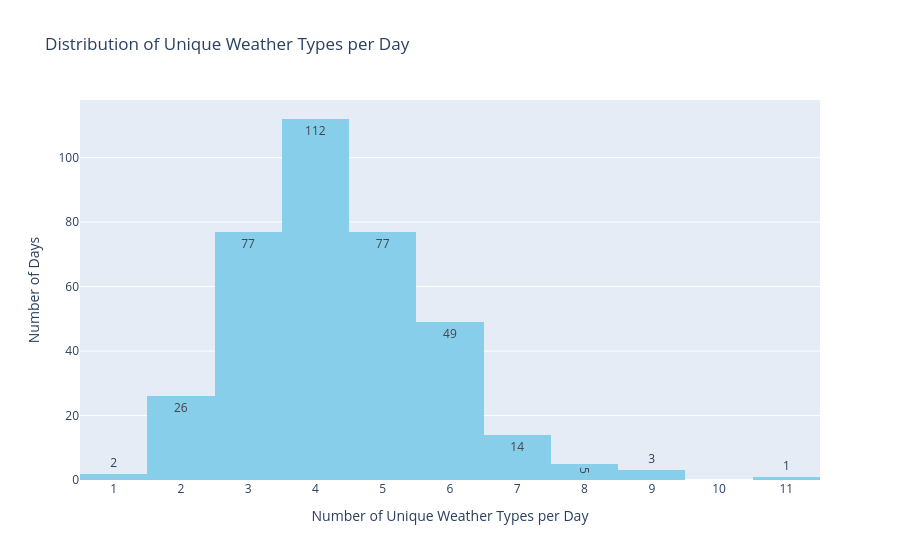

The cell this chart's notebook holds for it:
### Code cell
import plotly.express as px

# Liczba unikalnych typów pogody na każdy dzień
unique_weather_per_day = df.groupby('Day')['Weather'].nunique().reset_index(name='Unique_Weather')

# Histogram w Plotly
fig = px.histogram(
    unique_weather_per_day,
    x='Unique_Weather',
    nbins=unique_weather_per_day['Unique_Weather'].max(),
    title='Distribution of Unique Weather Types per Day',
    labels={'Unique_Weather': 'Number of Unique Weather Types per Day'},
    color_discrete_sequence=['skyblue'],
    text_auto=True
)

fig.update_layout(
    xaxis=dict(dtick=1),  # każda liczba na osi X
    yaxis_title='Number of Days'
)

fig.show()

### Figure 1 — Plotly figure (JSON) as saved in the notebook; plotly's stock layout.template omitted (floating-point values rounded to 4 significant figures; data arrays with more than 128 entries replaced by an {"elided": "..."} marker saying what was removed)
{"data": [{"alignmentgroup": "True", "bingroup": "x", "hovertemplate": "Number of Unique Weather Types per Day=%{x}<br>count=%{y}<extra></extra>", "legendgroup": "", "marker": {"color": "skyblue", "pattern": {"shape": ""}}, "name": "", "nbinsx": 11, "offsetgroup": "", "orientation": "v", "showlegend": false, "texttemplate": "%{value}", "type": "histogram", "x": {"elided": "366 int values"}, "xaxis": "x", "yaxis": "y"}], "layout": {"barmode": "relative", "legend": {"tracegroupgap": 0}, "title": {"text": "Distribution of Unique Weather Types per Day"}, "xaxis": {"anchor": "y", "domain": [0, 1], "dtick": 1, "title": {"text": "Number of Unique Weather Types per Day"}}, "yaxis": {"anchor": "x", "domain": [0, 1], "title": {"text": "Number of Days"}}}}
